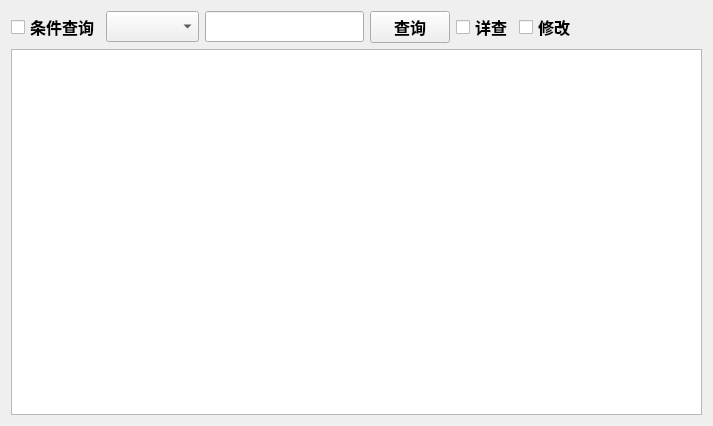
<?xml version="1.0" encoding="UTF-8"?>
<ui version="4.0">
 <class>SelectEngineerWidget</class>
 <widget class="QWidget" name="SelectEngineerWidget">
  <property name="geometry">
   <rect>
    <x>0</x>
    <y>0</y>
    <width>713</width>
    <height>426</height>
   </rect>
  </property>
  <property name="windowTitle">
   <string>Form</string>
  </property>
  <property name="windowIcon">
   <iconset resource="myqrc.qrc">
    <normaloff>:/myqrc/Technical.png</normaloff>:/myqrc/Technical.png</iconset>
  </property>
  <layout class="QVBoxLayout" name="verticalLayout_2">
   <item>
    <layout class="QVBoxLayout" name="verticalLayout">
     <item>
      <layout class="QHBoxLayout" name="horizontalLayout_2">
       <item>
        <layout class="QHBoxLayout" name="horizontalLayout">
         <item>
          <widget class="QCheckBox" name="queryCheckBox">
           <property name="sizePolicy">
            <sizepolicy hsizetype="Fixed" vsizetype="Fixed">
             <horstretch>0</horstretch>
             <verstretch>0</verstretch>
            </sizepolicy>
           </property>
           <property name="font">
            <font>
             <family>宋体</family>
             <pointsize>12</pointsize>
             <weight>75</weight>
             <bold>true</bold>
            </font>
           </property>
           <property name="text">
            <string>条件查询</string>
           </property>
          </widget>
         </item>
         <item>
          <widget class="QComboBox" name="queryComboBox">
           <property name="font">
            <font>
             <family>宋体</family>
             <pointsize>12</pointsize>
             <weight>75</weight>
             <bold>true</bold>
            </font>
           </property>
          </widget>
         </item>
         <item>
          <widget class="QLineEdit" name="queryLineEdit">
           <property name="font">
            <font>
             <family>宋体</family>
             <pointsize>12</pointsize>
             <weight>75</weight>
             <bold>true</bold>
            </font>
           </property>
          </widget>
         </item>
         <item>
          <widget class="QPushButton" name="queryBt">
           <property name="font">
            <font>
             <family>宋体</family>
             <pointsize>12</pointsize>
             <weight>75</weight>
             <bold>true</bold>
            </font>
           </property>
           <property name="text">
            <string>查询</string>
           </property>
          </widget>
         </item>
         <item>
          <widget class="QCheckBox" name="detailCheckBox">
           <property name="font">
            <font>
             <family>宋体</family>
             <pointsize>12</pointsize>
             <weight>75</weight>
             <bold>true</bold>
            </font>
           </property>
           <property name="text">
            <string>详查</string>
           </property>
          </widget>
         </item>
         <item>
          <widget class="QCheckBox" name="ModifyCheckBox">
           <property name="font">
            <font>
             <family>宋体</family>
             <pointsize>12</pointsize>
             <weight>75</weight>
             <bold>true</bold>
            </font>
           </property>
           <property name="text">
            <string>修改</string>
           </property>
          </widget>
         </item>
        </layout>
       </item>
       <item>
        <spacer name="horizontalSpacer">
         <property name="orientation">
          <enum>Qt::Horizontal</enum>
         </property>
         <property name="sizeHint" stdset="0">
          <size>
           <width>90</width>
           <height>30</height>
          </size>
         </property>
        </spacer>
       </item>
      </layout>
     </item>
     <item>
      <widget class="QListView" name="EngineerListView"/>
     </item>
    </layout>
   </item>
  </layout>
 </widget>
 <resources>
  <include location="myqrc.qrc"/>
 </resources>
 <connections/>
</ui>
